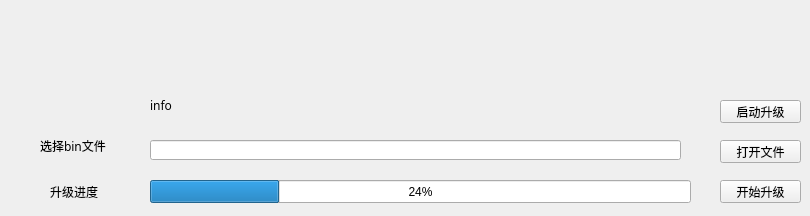
    <widget class="QWidget" name="tab_ota">
     <attribute name="icon">
      <iconset resource="res.qrc">
       <normaloff>:/ico/resources/can_ota.png</normaloff>:/ico/resources/can_ota.png</iconset>
     </attribute>
     <attribute name="title">
      <string>程序升级</string>
     </attribute>
     <widget class="QPushButton" name="pushButtonInOtaMode">
      <property name="geometry">
       <rect>
        <x>720</x>
        <y>100</y>
        <width>81</width>
        <height>23</height>
       </rect>
      </property>
      <property name="font">
       <font>
        <family>微软雅黑</family>
       </font>
      </property>
      <property name="cursor">
       <cursorShape>ArrowCursor</cursorShape>
      </property>
      <property name="text">
       <string>启动升级</string>
      </property>
     </widget>
     <widget class="QLabel" name="label_3">
      <property name="geometry">
       <rect>
        <x>40</x>
        <y>130</y>
        <width>91</width>
        <height>31</height>
       </rect>
      </property>
      <property name="font">
       <font>
        <family>微软雅黑</family>
        <pointsize>9</pointsize>
       </font>
      </property>
      <property name="text">
       <string>选择bin文件</string>
      </property>
     </widget>
     <widget class="QLabel" name="labelOtaInfo">
      <property name="geometry">
       <rect>
        <x>150</x>
        <y>90</y>
        <width>531</width>
        <height>31</height>
       </rect>
      </property>
      <property name="font">
       <font>
        <family>微软雅黑</family>
        <pointsize>9</pointsize>
        <underline>false</underline>
       </font>
      </property>
      <property name="cursor">
       <cursorShape>ArrowCursor</cursorShape>
      </property>
      <property name="text">
       <string>info</string>
      </property>
     </widget>
     <widget class="QProgressBar" name="progressBar">
      <property name="geometry">
       <rect>
        <x>150</x>
        <y>180</y>
        <width>541</width>
        <height>23</height>
       </rect>
      </property>
      <property name="value">
       <number>24</number>
      </property>
     </widget>
     <widget class="QLabel" name="label_4">
      <property name="geometry">
       <rect>
        <x>50</x>
        <y>176</y>
        <width>71</width>
        <height>31</height>
       </rect>
      </property>
      <property name="font">
       <font>
        <family>微软雅黑</family>
        <pointsize>9</pointsize>
       </font>
      </property>
      <property name="text">
       <string>升级进度</string>
      </property>
     </widget>
     <widget class="QPushButton" name="pushButtonStartOta">
      <property name="geometry">
       <rect>
        <x>720</x>
        <y>180</y>
        <width>81</width>
        <height>23</height>
       </rect>
      </property>
      <property name="font">
       <font>
        <family>微软雅黑</family>
       </font>
      </property>
      <property name="text">
       <string>开始升级</string>
      </property>
     </widget>
     <widget class="QPushButton" name="pushButtonOpenFile">
      <property name="geometry">
       <rect>
        <x>720</x>
        <y>140</y>
        <width>81</width>
        <height>23</height>
       </rect>
      </property>
      <property name="font">
       <font>
        <family>微软雅黑</family>
       </font>
      </property>
      <property name="text">
       <string>打开文件</string>
      </property>
     </widget>
     <widget class="QLineEdit" name="lineEditSelFile">
      <property name="geometry">
       <rect>
        <x>150</x>
        <y>140</y>
        <width>531</width>
        <height>20</height>
       </rect>
      </property>
     </widget>
    </widget>
